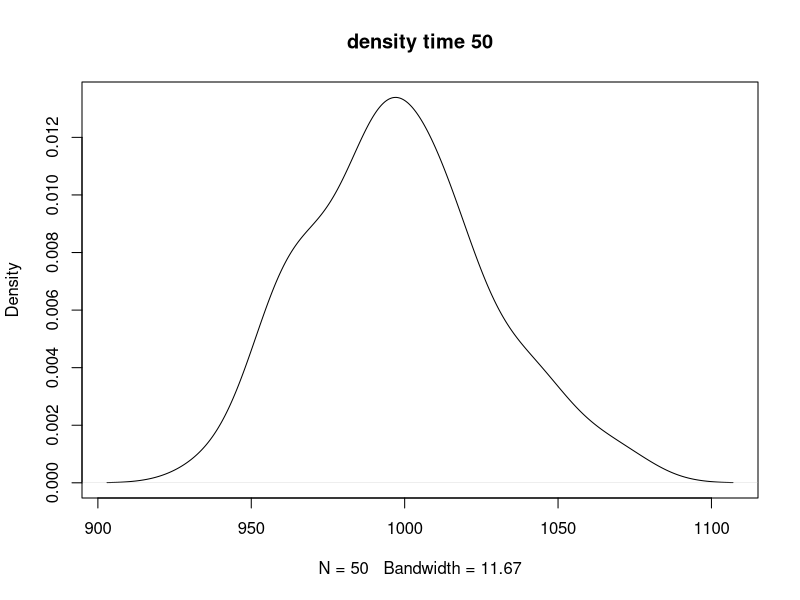
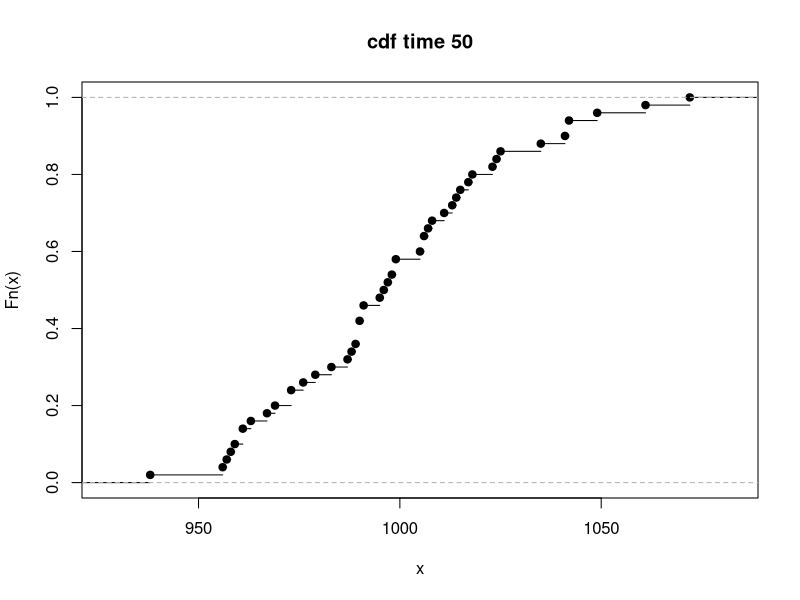
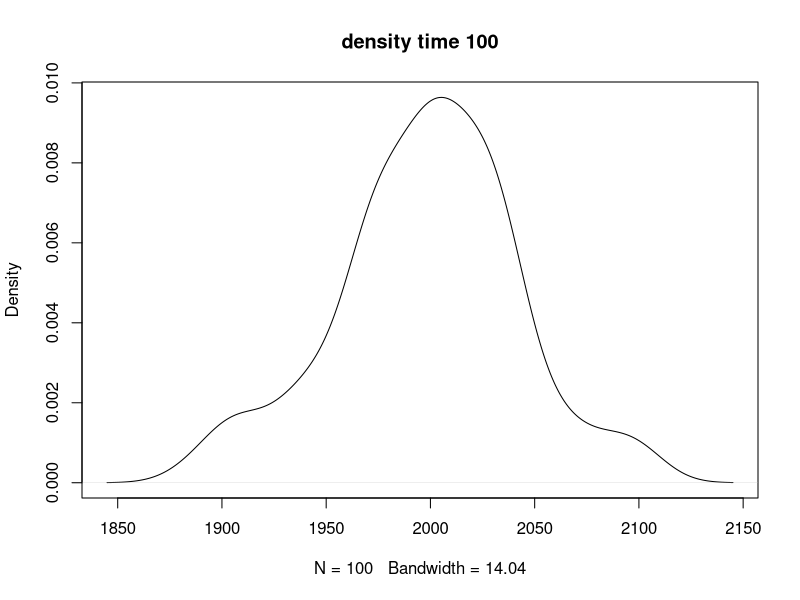
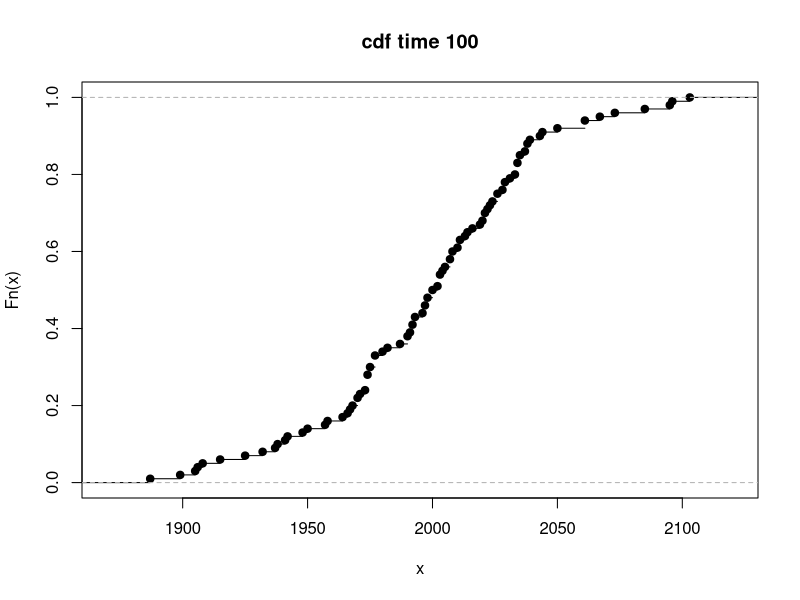

Generate these figures, in order, with R:
#part a
poisson_data = rpois(50, lambda = 20 * 50)
plot(density(poisson_data), main = "density time 50")
plot(ecdf(poisson_data), main = "cdf time 50")

poisson_data2 = rpois(100, lambda = 20 * 100)
plot(density(poisson_data2), main = "density time 100")
plot(ecdf(poisson_data2), main = "cdf time 100")